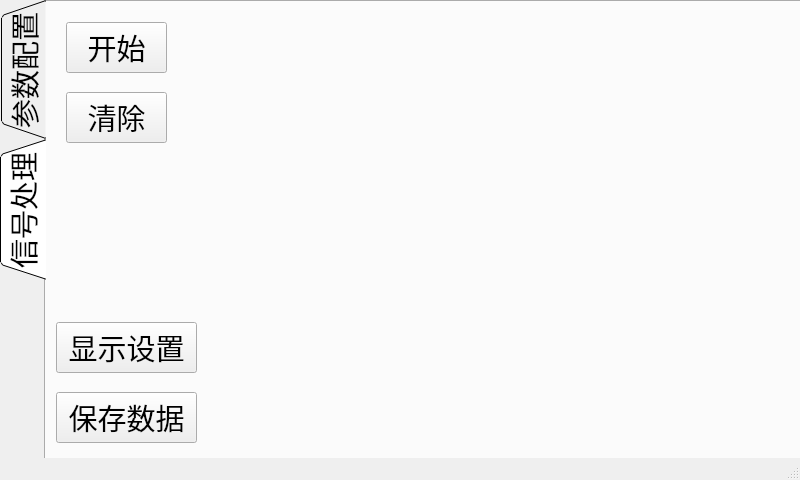
<?xml version="1.0" encoding="UTF-8"?>
<ui version="4.0">
 <class>MainWindow</class>
 <widget class="QMainWindow" name="MainWindow">
  <property name="geometry">
   <rect>
    <x>0</x>
    <y>0</y>
    <width>800</width>
    <height>480</height>
   </rect>
  </property>
  <property name="windowTitle">
   <string>MainWindow</string>
  </property>
  <widget class="QWidget" name="centralwidget">
   <widget class="QTabWidget" name="tabWidget">
    <property name="geometry">
     <rect>
      <x>0</x>
      <y>0</y>
      <width>801</width>
      <height>471</height>
     </rect>
    </property>
    <property name="font">
     <font>
      <family>Arial</family>
      <pointsize>22</pointsize>
     </font>
    </property>
    <property name="mouseTracking">
     <bool>false</bool>
    </property>
    <property name="focusPolicy">
     <enum>Qt::NoFocus</enum>
    </property>
    <property name="layoutDirection">
     <enum>Qt::LeftToRight</enum>
    </property>
    <property name="tabPosition">
     <enum>QTabWidget::West</enum>
    </property>
    <property name="tabShape">
     <enum>QTabWidget::Triangular</enum>
    </property>
    <property name="currentIndex">
     <number>1</number>
    </property>
    <property name="documentMode">
     <bool>false</bool>
    </property>
    <widget class="QWidget" name="tab">
     <attribute name="title">
      <string>参数配置</string>
     </attribute>
     <widget class="QPushButton" name="btn_1">
      <property name="geometry">
       <rect>
        <x>450</x>
        <y>70</y>
        <width>81</width>
        <height>81</height>
       </rect>
      </property>
      <property name="font">
       <font>
        <pointsize>28</pointsize>
       </font>
      </property>
      <property name="focusPolicy">
       <enum>Qt::NoFocus</enum>
      </property>
      <property name="text">
       <string>1</string>
      </property>
     </widget>
     <widget class="QPushButton" name="btn_2">
      <property name="geometry">
       <rect>
        <x>550</x>
        <y>70</y>
        <width>81</width>
        <height>81</height>
       </rect>
      </property>
      <property name="font">
       <font>
        <pointsize>28</pointsize>
       </font>
      </property>
      <property name="focusPolicy">
       <enum>Qt::NoFocus</enum>
      </property>
      <property name="text">
       <string>2</string>
      </property>
     </widget>
     <widget class="QPushButton" name="btn_3">
      <property name="geometry">
       <rect>
        <x>650</x>
        <y>70</y>
        <width>81</width>
        <height>81</height>
       </rect>
      </property>
      <property name="font">
       <font>
        <pointsize>28</pointsize>
       </font>
      </property>
      <property name="focusPolicy">
       <enum>Qt::NoFocus</enum>
      </property>
      <property name="text">
       <string>3</string>
      </property>
     </widget>
     <widget class="QPushButton" name="btn_4">
      <property name="geometry">
       <rect>
        <x>450</x>
        <y>160</y>
        <width>81</width>
        <height>81</height>
       </rect>
      </property>
      <property name="font">
       <font>
        <pointsize>28</pointsize>
       </font>
      </property>
      <property name="focusPolicy">
       <enum>Qt::NoFocus</enum>
      </property>
      <property name="text">
       <string>4</string>
      </property>
     </widget>
     <widget class="QPushButton" name="btn_5">
      <property name="geometry">
       <rect>
        <x>550</x>
        <y>160</y>
        <width>81</width>
        <height>81</height>
       </rect>
      </property>
      <property name="font">
       <font>
        <pointsize>28</pointsize>
       </font>
      </property>
      <property name="focusPolicy">
       <enum>Qt::NoFocus</enum>
      </property>
      <property name="text">
       <string>5</string>
      </property>
     </widget>
     <widget class="QPushButton" name="btn_6">
      <property name="geometry">
       <rect>
        <x>650</x>
        <y>160</y>
        <width>81</width>
        <height>81</height>
       </rect>
      </property>
      <property name="font">
       <font>
        <pointsize>28</pointsize>
       </font>
      </property>
      <property name="focusPolicy">
       <enum>Qt::NoFocus</enum>
      </property>
      <property name="text">
       <string>6</string>
      </property>
     </widget>
     <widget class="QPushButton" name="btn_7">
      <property name="geometry">
       <rect>
        <x>450</x>
        <y>250</y>
        <width>81</width>
        <height>81</height>
       </rect>
      </property>
      <property name="font">
       <font>
        <pointsize>28</pointsize>
       </font>
      </property>
      <property name="focusPolicy">
       <enum>Qt::NoFocus</enum>
      </property>
      <property name="text">
       <string>7</string>
      </property>
     </widget>
     <widget class="QPushButton" name="btn_8">
      <property name="geometry">
       <rect>
        <x>550</x>
        <y>250</y>
        <width>81</width>
        <height>81</height>
       </rect>
      </property>
      <property name="font">
       <font>
        <pointsize>28</pointsize>
       </font>
      </property>
      <property name="focusPolicy">
       <enum>Qt::NoFocus</enum>
      </property>
      <property name="text">
       <string>8</string>
      </property>
     </widget>
     <widget class="QPushButton" name="btn_9">
      <property name="geometry">
       <rect>
        <x>650</x>
        <y>250</y>
        <width>81</width>
        <height>81</height>
       </rect>
      </property>
      <property name="font">
       <font>
        <pointsize>28</pointsize>
       </font>
      </property>
      <property name="focusPolicy">
       <enum>Qt::NoFocus</enum>
      </property>
      <property name="text">
       <string>9</string>
      </property>
     </widget>
     <widget class="QPushButton" name="btn_0">
      <property name="geometry">
       <rect>
        <x>550</x>
        <y>340</y>
        <width>81</width>
        <height>81</height>
       </rect>
      </property>
      <property name="font">
       <font>
        <pointsize>28</pointsize>
       </font>
      </property>
      <property name="focusPolicy">
       <enum>Qt::NoFocus</enum>
      </property>
      <property name="text">
       <string>0</string>
      </property>
     </widget>
     <widget class="QPushButton" name="btn_dot">
      <property name="geometry">
       <rect>
        <x>450</x>
        <y>340</y>
        <width>81</width>
        <height>81</height>
       </rect>
      </property>
      <property name="font">
       <font>
        <pointsize>28</pointsize>
       </font>
      </property>
      <property name="focusPolicy">
       <enum>Qt::NoFocus</enum>
      </property>
      <property name="text">
       <string>·</string>
      </property>
     </widget>
     <widget class="QWidget" name="layoutWidget">
      <property name="geometry">
       <rect>
        <x>20</x>
        <y>100</y>
        <width>401</width>
        <height>42</height>
       </rect>
      </property>
      <property name="font">
       <font>
        <pointsize>22</pointsize>
       </font>
      </property>
      <layout class="QHBoxLayout" name="horizontalLayout">
       <item>
        <widget class="QLabel" name="label">
         <property name="font">
          <font>
           <pointsize>22</pointsize>
          </font>
         </property>
         <property name="text">
          <string>范围:</string>
         </property>
        </widget>
       </item>
       <item>
        <widget class="QLineEdit" name="lineEdit_distance_start">
         <property name="font">
          <font>
           <pointsize>22</pointsize>
          </font>
         </property>
        </widget>
       </item>
       <item>
        <widget class="QLabel" name="label_2">
         <property name="text">
          <string>—</string>
         </property>
        </widget>
       </item>
       <item>
        <widget class="QLineEdit" name="lineEdit_distance_end"/>
       </item>
       <item>
        <widget class="QLabel" name="label_3">
         <property name="text">
          <string>m</string>
         </property>
        </widget>
       </item>
      </layout>
     </widget>
     <widget class="QWidget" name="layoutWidget">
      <property name="geometry">
       <rect>
        <x>20</x>
        <y>160</y>
        <width>401</width>
        <height>42</height>
       </rect>
      </property>
      <layout class="QHBoxLayout" name="horizontalLayout_2">
       <item>
        <widget class="QLabel" name="label_4">
         <property name="font">
          <font>
           <pointsize>22</pointsize>
          </font>
         </property>
         <property name="text">
          <string>扫描周期:</string>
         </property>
        </widget>
       </item>
       <item>
        <widget class="QLineEdit" name="lineEdit_interval">
         <property name="font">
          <font>
           <pointsize>22</pointsize>
          </font>
         </property>
        </widget>
       </item>
       <item>
        <widget class="QLabel" name="label_5">
         <property name="font">
          <font>
           <pointsize>22</pointsize>
          </font>
         </property>
         <property name="text">
          <string>ms</string>
         </property>
        </widget>
       </item>
      </layout>
     </widget>
     <widget class="QWidget" name="layoutWidget">
      <property name="geometry">
       <rect>
        <x>20</x>
        <y>220</y>
        <width>401</width>
        <height>42</height>
       </rect>
      </property>
      <layout class="QHBoxLayout" name="horizontalLayout_3">
       <item>
        <widget class="QLabel" name="label_6">
         <property name="font">
          <font>
           <pointsize>22</pointsize>
          </font>
         </property>
         <property name="text">
          <string>累加次数:2^</string>
         </property>
        </widget>
       </item>
       <item>
        <widget class="QLineEdit" name="lineEdit_integration_index">
         <property name="font">
          <font>
           <pointsize>22</pointsize>
          </font>
         </property>
        </widget>
       </item>
       <item>
        <widget class="QLabel" name="label_7">
         <property name="font">
          <font>
           <pointsize>22</pointsize>
          </font>
         </property>
         <property name="text">
          <string>(6-15)</string>
         </property>
        </widget>
       </item>
      </layout>
     </widget>
     <widget class="QWidget" name="layoutWidget">
      <property name="geometry">
       <rect>
        <x>20</x>
        <y>280</y>
        <width>401</width>
        <height>42</height>
       </rect>
      </property>
      <layout class="QHBoxLayout" name="horizontalLayout_4">
       <item>
        <widget class="QLabel" name="label_8">
         <property name="font">
          <font>
           <pointsize>22</pointsize>
          </font>
         </property>
         <property name="text">
          <string>增益:</string>
         </property>
        </widget>
       </item>
       <item>
        <widget class="QLineEdit" name="lineEdit_gain">
         <property name="font">
          <font>
           <pointsize>22</pointsize>
          </font>
         </property>
        </widget>
       </item>
       <item>
        <widget class="QLabel" name="label_9">
         <property name="font">
          <font>
           <pointsize>22</pointsize>
          </font>
         </property>
         <property name="text">
          <string>(0-63)</string>
         </property>
        </widget>
       </item>
      </layout>
     </widget>
     <widget class="QPushButton" name="btn_read_config">
      <property name="geometry">
       <rect>
        <x>20</x>
        <y>340</y>
        <width>171</width>
        <height>81</height>
       </rect>
      </property>
      <property name="font">
       <font>
        <pointsize>28</pointsize>
        <weight>75</weight>
        <bold>true</bold>
       </font>
      </property>
      <property name="focusPolicy">
       <enum>Qt::NoFocus</enum>
      </property>
      <property name="text">
       <string>读取配置</string>
      </property>
     </widget>
     <widget class="QPushButton" name="btn_write_config">
      <property name="geometry">
       <rect>
        <x>250</x>
        <y>340</y>
        <width>171</width>
        <height>81</height>
       </rect>
      </property>
      <property name="font">
       <font>
        <pointsize>28</pointsize>
        <weight>75</weight>
        <bold>true</bold>
       </font>
      </property>
      <property name="focusPolicy">
       <enum>Qt::NoFocus</enum>
      </property>
      <property name="text">
       <string>写入配置</string>
      </property>
     </widget>
     <widget class="QPushButton" name="btn_del">
      <property name="geometry">
       <rect>
        <x>650</x>
        <y>340</y>
        <width>81</width>
        <height>81</height>
       </rect>
      </property>
      <property name="font">
       <font>
        <pointsize>28</pointsize>
       </font>
      </property>
      <property name="focusPolicy">
       <enum>Qt::NoFocus</enum>
      </property>
      <property name="text">
       <string>del</string>
      </property>
     </widget>
     <widget class="QLabel" name="btn_close">
      <property name="geometry">
       <rect>
        <x>690</x>
        <y>10</y>
        <width>51</width>
        <height>51</height>
       </rect>
      </property>
      <property name="focusPolicy">
       <enum>Qt::ClickFocus</enum>
      </property>
      <property name="text">
       <string/>
      </property>
      <property name="pixmap">
       <pixmap>power_off.png</pixmap>
      </property>
      <property name="scaledContents">
       <bool>true</bool>
      </property>
     </widget>
     <widget class="QLabel" name="label_10">
      <property name="geometry">
       <rect>
        <x>20</x>
        <y>20</y>
        <width>301</width>
        <height>31</height>
       </rect>
      </property>
      <property name="font">
       <font>
        <family>黑体</family>
        <pointsize>26</pointsize>
       </font>
      </property>
      <property name="text">
       <string>超宽带生命探测仪</string>
      </property>
     </widget>
    </widget>
    <widget class="QWidget" name="tab_2">
     <attribute name="title">
      <string>信号处理</string>
     </attribute>
     <widget class="QWidget" name="verticalLayoutWidget">
      <property name="geometry">
       <rect>
        <x>160</x>
        <y>0</y>
        <width>591</width>
        <height>451</height>
       </rect>
      </property>
      <layout class="QVBoxLayout" name="figure_layout"/>
     </widget>
     <widget class="QPushButton" name="pushButton_run_stop">
      <property name="geometry">
       <rect>
        <x>20</x>
        <y>20</y>
        <width>101</width>
        <height>51</height>
       </rect>
      </property>
      <property name="text">
       <string>开始</string>
      </property>
     </widget>
     <widget class="QPushButton" name="pushButton_save_data">
      <property name="geometry">
       <rect>
        <x>10</x>
        <y>390</y>
        <width>141</width>
        <height>51</height>
       </rect>
      </property>
      <property name="text">
       <string>保存数据</string>
      </property>
     </widget>
     <widget class="QPushButton" name="pushButton_3">
      <property name="geometry">
       <rect>
        <x>10</x>
        <y>320</y>
        <width>141</width>
        <height>51</height>
       </rect>
      </property>
      <property name="text">
       <string>显示设置</string>
      </property>
     </widget>
     <widget class="QPushButton" name="pushButton_clear">
      <property name="geometry">
       <rect>
        <x>20</x>
        <y>90</y>
        <width>101</width>
        <height>51</height>
       </rect>
      </property>
      <property name="text">
       <string>清除</string>
      </property>
     </widget>
    </widget>
   </widget>
  </widget>
  <widget class="QStatusBar" name="statusbar"/>
 </widget>
 <resources/>
 <connections/>
</ui>
